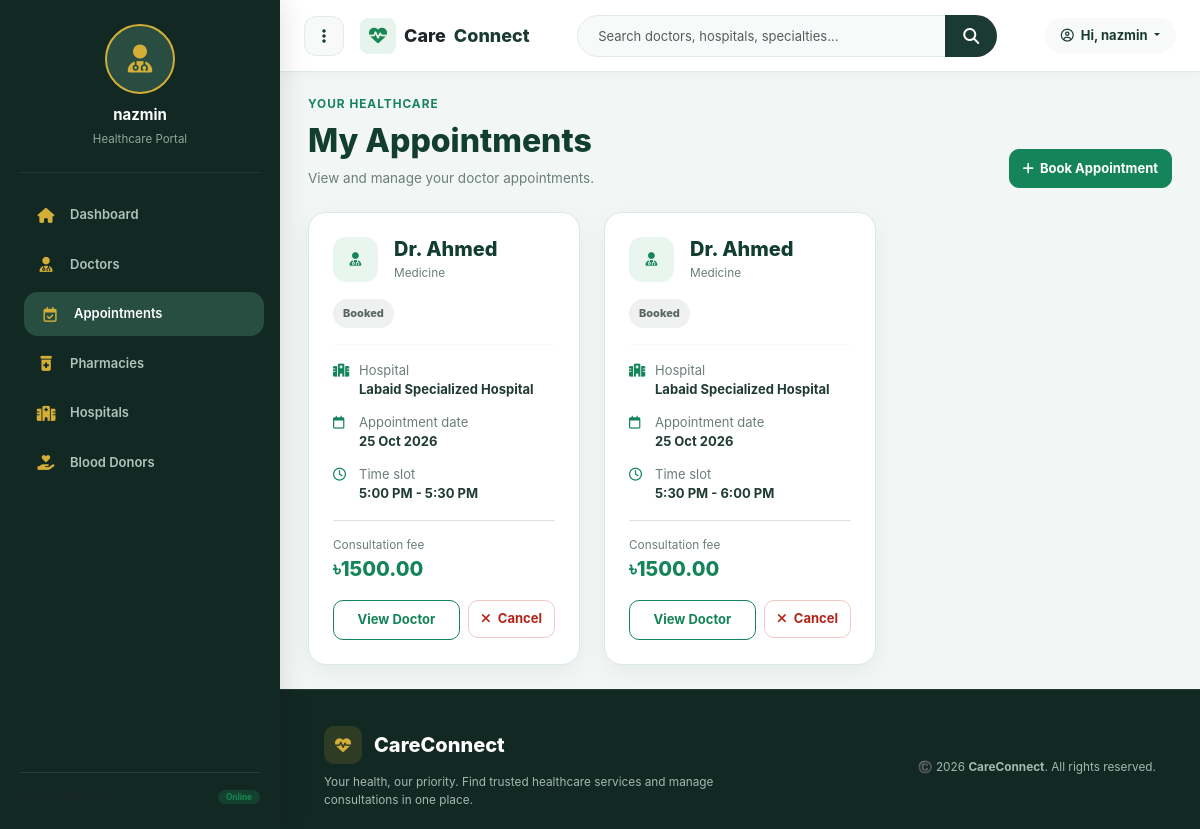
Page /appointments/my-list/ (signed in) on the committed database.
### appointments/models.py (models this page shows, shortened)
class Appointment(models.Model):
    patient = models.ForeignKey(
        User,
        on_delete=models.CASCADE,
        related_name="appointments"
    )
    doctor = models.ForeignKey(
        Doctor,
        on_delete=models.CASCADE,
        related_name="appointments"
    )
    appointment_date = models.DateField()
    time_slot = models.CharField(max_length=50)
    status = models.CharField(
        max_length=30,
        choices=[
            ("Booked", "Booked"),
            ("Cancelled", "Cancelled"),
            ("Completed", "Completed"),
        ],
        default="Booked"
    )
    created_at = models.DateTimeField(auto_now_add=True)
    class Meta:
        constraints = [
            models.UniqueConstraint(
                fields=[
                    "doctor",
                    "appointment_date",
                    "time_slot",
                ],
                condition=~Q(status="Cancelled"),
                name="unique_active_doctor_time_slot",
            )
        ]

### doctors/models.py (models this page shows, shortened)
class Doctor(models.Model):
    name = models.CharField(max_length=150)
    qualification = models.CharField(max_length=200)
    specialty = models.CharField(max_length=150)
    consultation_fee = models.DecimalField(
        max_digits=8,
        decimal_places=2
    )
    available_days = models.CharField(max_length=100)
    visiting_hours = models.CharField(max_length=100)
    phone = models.CharField(
        max_length=30,
        blank=True,
        null=True
    )
    hospital = models.ForeignKey(
        'hospitals.Hospital',
        on_delete=models.SET_NULL,
        null=True,
        blank=True,
        related_name='doctors'
    )
    photo = models.ImageField(
        upload_to='doctors/',
        blank=True,
        null=True
    )
    @property
    def hospital_name(self):
        if self.hospital_id and self.hospital:
            return self.hospital.name
        return "Hospital not specified"

### hospitals/models.py (models this page shows, shortened)
class Hospital(models.Model):
    name = models.CharField(max_length=200)
    address = models.CharField(max_length=300)
    location = models.CharField(max_length=150, default="Dhanmondi, Dhaka")
    image = models.ImageField(upload_to='hospitals/', blank=True, null=True)
    rating = models.DecimalField(max_digits=3, decimal_places=1, default=4.5)
    reviews_count = models.IntegerField(default=120)
    total_beds = models.IntegerField(default=300)
    total_doctors = models.IntegerField(default=24)
    distance = models.CharField(max_length=50, default="1.2 km away")
    latitude = models.FloatField(default=23.7461, null=True, blank=True)
    longitude = models.FloatField(default=90.3742, null=True, blank=True)
    helpline = models.CharField(max_length=50, default="09612-345678")
    emergency_contact = models.CharField(max_length=50, default="01713-456789")
    email = models.EmailField(default="info@labaidgroup.com")
    website = models.URLField(default="https://www.labaidgroup.com")
    description = models.TextField(blank=True)
    has_icu = models.BooleanField(default=True)
    has_ccu = models.BooleanField(default=True)
    has_nicu = models.BooleanField(default=True)
    has_emergency = models.BooleanField(default=True)
    has_ambulance = models.BooleanField(default=True)
    has_pharmacy = models.BooleanField(default=True)

### appointments/views.py (the view)
@login_required
def my_appointments_view(request):
    update_expired_appointments(request.user)
    appointments = Appointment.objects.filter(
        patient=request.user,
        status__in=["Booked", "Confirmed", "Pending"]
    ).select_related(
        "doctor"
    ).order_by(
        "appointment_date", "created_at"
    )
    now = timezone.now()
    upcoming = [
        app for app in appointments
        if appointment_end_datetime(app)
        and appointment_end_datetime(app) > now
    ]
    return render(
        request,
        "appointments/my_appointments.html",
        {"appointments": upcoming}
    )

### templates/appointments/my_appointments.html (shortened to what this page needs)
{% extends 'base.html' %}
{% block content %}
<div class="my-appointments">
    <div class="d-flex flex-column flex-sm-row justify-content-between align-items-sm-end gap-3 mb-4">
        <div>
            <div class="small fw-bold mb-2" style="color:#16845b;letter-spacing:1px;">
                YOUR HEALTHCARE
            </div>
            <h2 class="ma-heading mb-2">My Appointments</h2>
            <p class="ma-muted mb-0">View and manage your doctor appointments.</p>
        </div>
        <a href="{% url 'doctor_list' %}" class="ma-btn">
            <i class="fa-solid fa-plus"></i> Book Appointment
        </a>
    </div>
    {% if appointments %}
    <div class="row g-4">
        {% for app in appointments %}
        <div class="col-md-6 col-xl-4">
            <article class="ma-card p-3 p-lg-4">
                <div class="d-flex align-items-start gap-3 mb-3">
                    <span class="ma-icon">
                        <i class="fa-solid fa-user-doctor"></i>
                    </span>
                    <div class="flex-grow-1" style="min-width:0;">
                        <h5 class="ma-heading mb-1"> {{ app.doctor.name }}</h5>
                        <div class="ma-muted small">{{ app.doctor.specialty }}</div>
                    </div>
                </div>
                {% if app.status == 'Confirmed' %}
                    <span class="ma-status ma-status-confirmed">Confirmed</span>
                {% elif app.status == 'Pending' %}
                    <span class="ma-status ma-status-pending">Pending</span>
                {% elif app.status == 'Cancelled' %}
                    <span class="ma-status ma-status-cancelled">Cancelled</span>
                {% elif app.status == 'Completed' %}
                    <span class="ma-status ma-status-completed">Completed</span>
                {% else %}
                    <span class="ma-status ma-status-other">{{ app.status }}</span>
                {% endif %}
                <hr style="border-color:#e8efea;">
                <div class="ma-detail">
                    <i class="fa-solid fa-hospital"></i>
                    <div>
                        <div class="ma-muted">Hospital</div>
                        <strong>{{ app.doctor.hospital_name }}</strong>
                    </div>
                </div>
                <div class="ma-detail">
                    <i class="fa-regular fa-calendar"></i>
                    <div>
                        <div class="ma-muted">Appointment date</div>
                        <strong>{{ app.appointment_date|date:"d M Y" }}</strong>
                    </div>
                </div>
                <div class="ma-detail">
                    <i class="fa-regular fa-clock"></i>
                    <div>
                        <div class="ma-muted">Time slot</div>
                        <strong>{{ app.time_slot }}</strong>
                    </div>
                </div>
                <div class="d-flex justify-content-between align-items-center gap-2 border-top pt-3 mt-3">
                    <div>
                        <div class="ma-muted small">Consultation fee</div>
                        <div class="ma-fee">৳{{ app.doctor.consultation_fee }}</div>
                    </div>
                </div>
                <div class="d-flex flex-wrap gap-2 mt-3">
                    <a href="{% url 'doctor_detail' app.doctor_id %}"
                       class="ma-btn ma-outline flex-grow-1">
                        View Doctor
                    </a>
                    {% if app.status != 'Cancelled' and app.status != 'Completed' %}
                    <form method="post"
                          action="{% url 'cancel_appointment' app.pk %}"
                          onsubmit="return confirm('Cancel this appointment?');">
                        <button type="submit" class="ma-cancel">
                            <i class="fa-solid fa-xmark me-1"></i> Cancel
                        </button>
                    </form>
                    {% endif %}
                </div>
            </article>
        </div>
        {% endfor %}
    </div>
    {% endif %}
</div>
{% endblock %}

### templates/base.html (shortened to what this page needs)
{% load static %}
<!DOCTYPE html>
<html lang="en">
<head>
    <link href="https://cdn.jsdelivr.net/npm/bootstrap@5.3.3/dist/css/bootstrap.min.css" rel="stylesheet">
    <link rel="stylesheet" href="https://cdnjs.cloudflare.com/ajax/libs/font-awesome/6.5.2/css/all.min.css">
</head>
<body>
<div class="dashboard-wrapper">
    <aside class="dashboard-sidebar" id="dashboardSidebar">
        <div>
            <div class="sidebar-profile">
                <div class="sidebar-avatar">
                    <i class="fa-solid fa-user-doctor"></i>
                </div>
                <h6 class="fw-bold mb-1 text-white" style="font-size: 15px;">
                    {% if user.is_authenticated %}{{ user.username }}{% else %}CareConnect{% endif %}
                </h6>
                <span class="text-muted" style="font-size: 11.5px; color: #8fa69e !important;">
                    {% if user.is_authenticated %}Healthcare Portal{% else %}Welcome Guest{% endif %}
                </span>
            </div>
            <ul class="sidebar-nav">
                <li class="nav-item">
                    <a class="nav-link {% if request.resolver_match.url_name == 'home' %}active{% endif %}"
                       href="{% url 'home' %}">
                        <i class="fa-solid fa-house"></i> Dashboard
                    </a>
                </li>
                <li class="nav-item">
                    <a class="nav-link {% if request.resolver_match.url_name == 'doctor_list' %}active{% endif %}"
                       href="{% url 'doctor_list' %}">
                        <i class="fa-solid fa-user-doctor"></i> Doctors
                    </a>
                </li>
                <li class="nav-item">
                    <a class="nav-link {% if request.resolver_match.url_name == 'my_appointments' %}active{% endif %}"
                       href="{% url 'my_appointments' %}">
                        <i class="fa-regular fa-calendar-check"></i> Appointments
                    </a>
                </li>
                <li class="nav-item">
                    <a class="nav-link {% if request.resolver_match.url_name == 'pharmacy_list' or request.resolver_match.url_name == 'pharmacy_detail' %}active{% endif %}"
                       href="{% url 'pharmacy_list' %}">
                        <i class="fa-solid fa-prescription-bottle-medical"></i> Pharmacies
                    </a>
                </li>
                <li class="nav-item">
                    <a class="nav-link {% if 'hospital' in request.resolver_match.url_name %}active{% endif %}"
                       href="{% url 'hospital_list' %}">
                        <i class="fa-solid fa-hospital"></i> Hospitals
                    </a>
                </li>
                <li class="nav-item">
                    <a class="nav-link {% if request.resolver_match.url_name == 'nearby_donors' %}active{% endif %}"
                       href="{% url 'nearby_donors' %}">
                        <i class="fa-solid fa-hand-holding-heart"></i> Blood Donors
                    </a>
                </li>
            </ul>
        </div>
        <div class="pt-3 border-top border-secondary border-opacity-25">
            <div class="d-flex align-items-center justify-content-between text-muted small" style="font-size: 11px;">
                <span>ACTIVE PORTAL</span>
                <span class="badge bg-success bg-opacity-25 text-success rounded-pill px-2">Online</span>
            </div>
        </div>
    </aside>
    <div class="dashboard-main" id="dashboardMain">
        <header class="dashboard-header">
            <div class="d-flex align-items-center gap-3">
                <button class="toggle-sidebar-btn" id="sidebarToggleBtn" title="Toggle Navigation Menu">
                    <i class="fa-solid fa-ellipsis-vertical"></i>
                </button>
                <a class="navbar-brand fw-extrabold d-flex align-items-center gap-2 m-0 text-dark"
                   href="{% if user.is_authenticated %}{% url 'home' %}{% else %}{% url 'login' %}{% endif %}" style="font-size: 18px; font-weight: 800;">
                    <span class="p-2 rounded-3 bg-success bg-opacity-10 text-success d-flex align-items-center justify-content-center" style="width: 36px; height: 36px;">
                        <i class="fa-solid fa-heart-pulse"></i>
                    </span>
                    Care<span style="color: var(--cc-primary)">Connect</span>
                </a>
            </div>
            {% if user.is_authenticated %}
            <div class="cc-search-wrapper d-none d-md-block">
                <form action="{% url 'doctor_list' %}" method="get" class="input-group cc-search" id="searchForm">
                    <input class="form-control"
                           id="searchInput"
                           name="q"
                           value="{{ request.GET.q|default:'' }}"
                           placeholder="Search doctors, hospitals, specialties..."
                           autocomplete="off">
                    <button class="btn" type="submit">
                        <i class="fa-solid fa-magnifying-glass"></i>
                    </button>
                </form>
            </div>
            <div class="d-flex align-items-center gap-2">
                <div class="dropdown">
                    <button class="cc-user dropdown-toggle border-0" data-bs-toggle="dropdown" type="button">
                        <i class="fa-regular fa-circle-user me-1" style="color:var(--cc-primary)"></i>
                        Hi, {{ user.username }}
                    </button>
                </div>
            </div>
            {% else %}
            <div class="d-flex gap-2">
                <a class="btn btn-outline-cc btn-sm px-3" href="{% url 'login' %}">Log in</a>
                <a class="btn btn-cc btn-sm px-3" href="{% url 'signup' %}">Sign up</a>
            </div>
            {% endif %}
        </header>
        <main class="cc-page">
            {% block content %}{% endblock %}
        </main>
        <footer class="cc-footer">
            <div class="container-fluid px-3">
                <div class="row gy-3 align-items-center justify-content-between">
                    <div class="col-md-6">
                        <div class="cc-footer-brand">
                            <span class="cc-footer-logo"><i class="fa-solid fa-heart-pulse"></i></span>
                            CareConnect
                        </div>
                        <p class="text-muted small mb-0" style="color: #a3b8b0 !important;">
                            Your health, our priority. Find trusted healthcare services and manage consultations in one place.
                        </p>
                    </div>
                    <div class="col-md-5 text-md-end">
                        <p class="text-muted small mb-0" style="color: #a3b8b0 !important;">
                            ©️ {% now "Y" %} <strong>CareConnect</strong>. All rights reserved.
                        </p>
                    </div>
                </div>
            </div>
        </footer>
    </div>
</div>
</body>
</html>

### rows in the picture
Appointment: doctor.name "Dr. Ahmed", doctor.specialty "Medicine", status "Booked", doctor.hospital_name "Labaid Specialized Hospital", appointment_date "25 Oct 2026", time_slot "5:00 PM - 5:30 PM", doctor.consultation_fee "1500.00", shows "Cancel"
Appointment: doctor.name "Dr. Ahmed", doctor.specialty "Medicine", status "Booked", doctor.hospital_name "Labaid Specialized Hospital", appointment_date "25 Oct 2026", time_slot "5:30 PM - 6:00 PM", doctor.consultation_fee "1500.00", shows "Cancel"

### other values in the picture
{{ user.username }} "nazmin"
